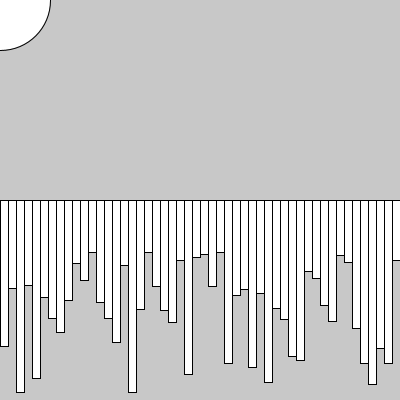
Frame 1 (no input)
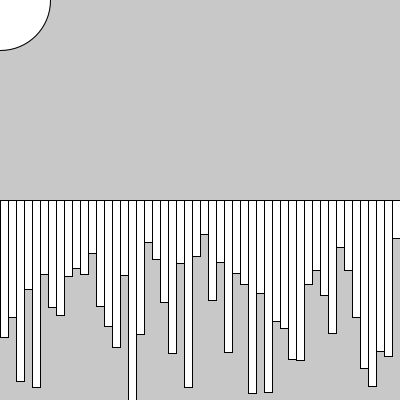
Frame 60 (the mouse pressed at the canvas centre just before this capture)
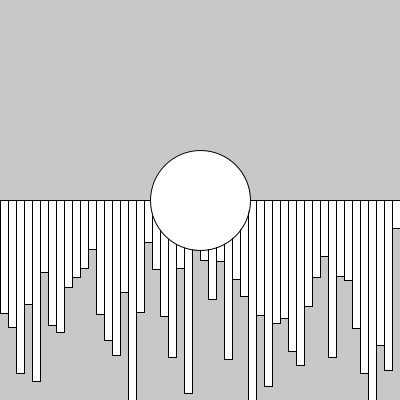
Frame 120 (the mouse held since frame 60 and released just before this capture)

The Processing sketch that drew these frames (run headless with seeded random() and noise(); from frame 60 on, the mouse is pressed at the canvas centre):

// Processing sketch: adv_03A_arrays
// ── adv_03A_arrays.pde
/* Zhang Liqun@SJTU IDM
*/
// An array is a variable that can contain more than one value.
// Think of it as a shelf with compartments that each hold a 
// single value.

// The following declares an array of floating point values
float h[];

void setup() {
  size(400,400);  
  
  // construct our array and declare its size  
  h=new float[50];
  
  // fill the array with values using a for loop. we need to 
  // use an int variable as a counter to index the array.
  for(int i=0; i<50; i++) {
    h[i]=random(50,height/2);
  }
}

void draw() {
  background(200);
  
  // draw a sequence of bars using our "h" array
  for(int i=0; i<50; i++) {
    rect(i*8,height/2, 8,h[i]);
    h[i]=h[i]+random(-3,3);
  }

  ellipse(mouseX,mouseY, 100,100);
}
